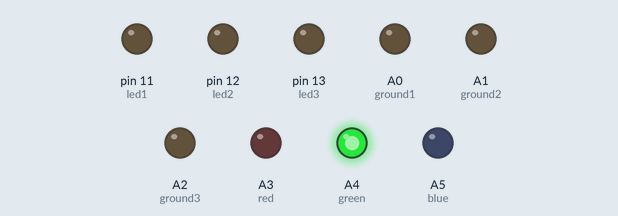
Recording of a sketch running on a simulated Arduino Uno, built with avr-gcc and run on an emulated ATmega328P. On the bench: output pins drawn as LEDs (lit = HIGH).

Above: at 0.02 s.
At 0.47 s:
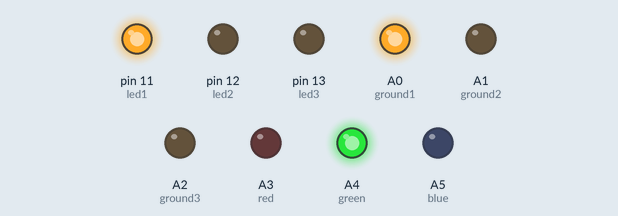
At 0.92 s:
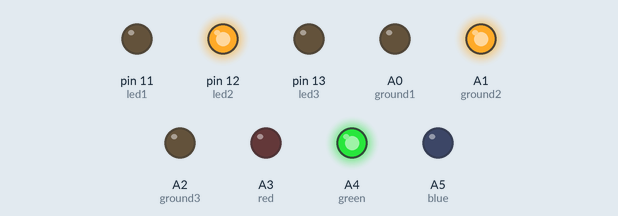
At 1.82 s:
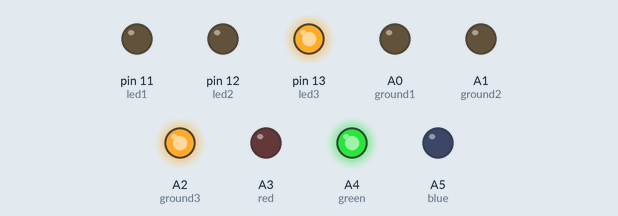
At 2.72 s:
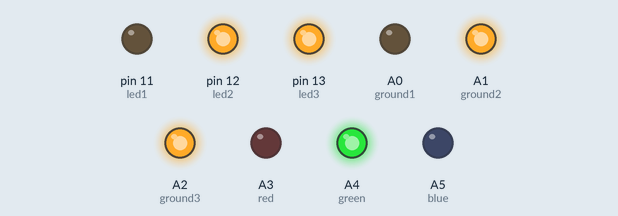
At 3.62 s:
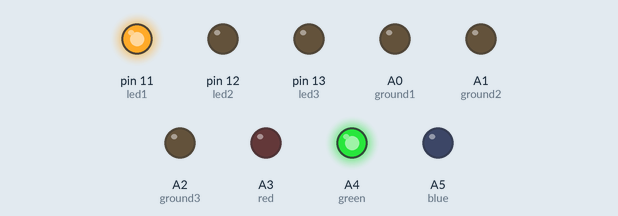
Timing chart, 0 to 3.9 s (numbered marks = the images above):
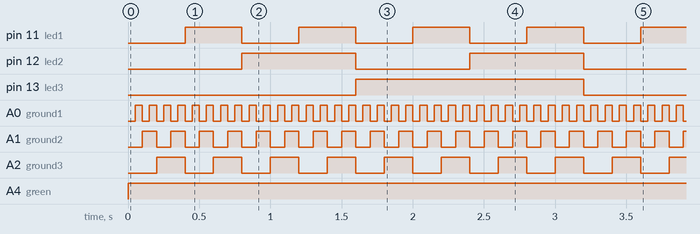

The sketch:

Chess.ino
```cpp
int ground1 = A0;
int ground2 = A1;
int ground3 = A2;

int blue = A5;
int green = A4;
int red = A3;

int led1 = 11;
int led2 = 12;
int led3 = 13;

int MUX_Input[8] = {0};
const int SZ = 8;
int out = 12;

void setup() {
  // put your setup code here, to run once:
  pinMode(ground1, OUTPUT);
  pinMode(ground2, OUTPUT);
  pinMode(ground3, OUTPUT);
  pinMode(red, OUTPUT);
  pinMode(green, OUTPUT);
  pinMode(blue, OUTPUT);
  pinMode(led1, OUTPUT);
  pinMode(led2, OUTPUT);
  pinMode(led3, OUTPUT);

  analogWrite(ground1, LOW);
  analogWrite(ground2, LOW);
  analogWrite(ground3, LOW);
  analogWrite(red, LOW);
  analogWrite(green, LOW);
  analogWrite(blue, LOW);
  digitalWrite(led1, LOW);
  digitalWrite(led2, HIGH);
  digitalWrite(led3, LOW);

  Serial.begin(9600);
}

void loop() {
  // put your main code here, to run repeatedly:
  //updateMux1 ();
  testBoard();
  //printInput();
  //digitalWrite(pin1, HIGH);
  //digitalWrite(pin2, LOW);
  //digitalWrite(pin3, LOW);
}

void testBoard() {
  while (true) {
    //analogWrite(blue, 255);
    analogWrite(green, 255);
      for(int i=0;i<8;i++){
        digitalWrite(led1, (HIGH && (i & 1)));
        digitalWrite(led2, (HIGH && (i & 10)));
        digitalWrite(led3, (HIGH && (i & 100)));
        for(int j=0;j<8;j++) {
          digitalWrite(ground1, (HIGH && (j & 1)));
          digitalWrite(ground2, (HIGH && (j & 10)));
          digitalWrite(ground3, (HIGH && (j & 100)));
          delay(50);
        }
      }
  }
}

//void printInput() {
//  for(int i = 0; i < 8; i++) {
//    Serial.print(MUX_Input[i]);
//    Serial.print(", ");
//  }
//  Serial.println();
//}
//
//void updateMux1 ()
//{
//    for(int i = 0; i < 8; i++) {
//      digitalWrite(pin1, (HIGH && (i & 1)));
//      digitalWrite(pin2, (HIGH && (i & 10)));
//      digitalWrite(pin3, (HIGH && (i & 100)));
//      MUX_Input[i] = digitalRead(out12);
//      delay(100);
//    }
//}
```

Measured:
- by itself, pin 11 (led1): alternates HIGH for 0.40 s and LOW for 0.40 s
- by itself, pin 12 (led2): alternates HIGH for 0.80 s and LOW for 0.80 s
- by itself, pin 13 (led3): alternates HIGH for 1.6 s and LOW for 1.6 s
- by itself, A0 (ground1): alternates HIGH for 0.05 s and LOW for 0.05 s
- by itself, A1 (ground2): alternates HIGH for 0.10 s and LOW for 0.10 s
- by itself, A2 (ground3): alternates HIGH for 0.20 s and LOW for 0.20 s
- by itself, A4 (green): LOW → HIGH at 0.00 s
